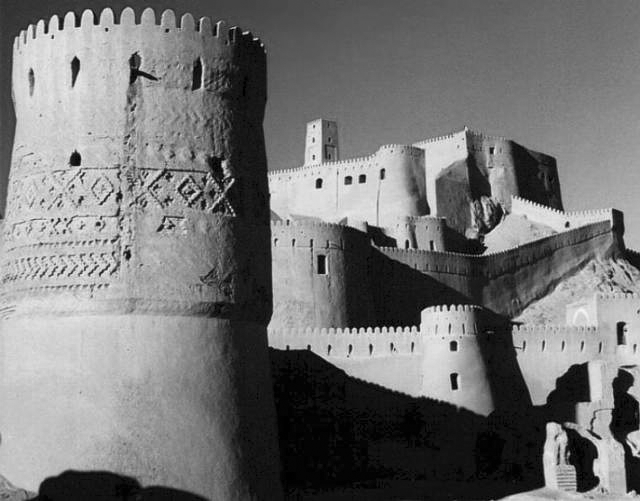
#> input picture W6L4/images/Arge_Bam3_bw.bmp, 640 x 501 px
$ jupyter execute fft1.ipynb
#> lines starting #> are read from the running program, lines starting #| are printed output that depends on the picture
# FFT Example 1

[cell 1]
import numpy as np
import cv2
from matplotlib import pyplot as plt

[cell 2]
img = cv2.imread('images/Arge_Bam3_bw.bmp', 0)
#> img is the input picture: shape (501, 640); min 0, max 249, mean 117.2

dft = cv2.dft(np.float32(img), flags=cv2.DFT_COMPLEX_OUTPUT)

# Move the origin from top left to corner
dft_shift = np.fft.fftshift(dft)

print(dft_shift.shape)
#| (501, 640, 2)

magnitude_spectrum = 20 * np.log(cv2.magnitude(dft_shift[:, :, 0], dft_shift[:, :, 1]))
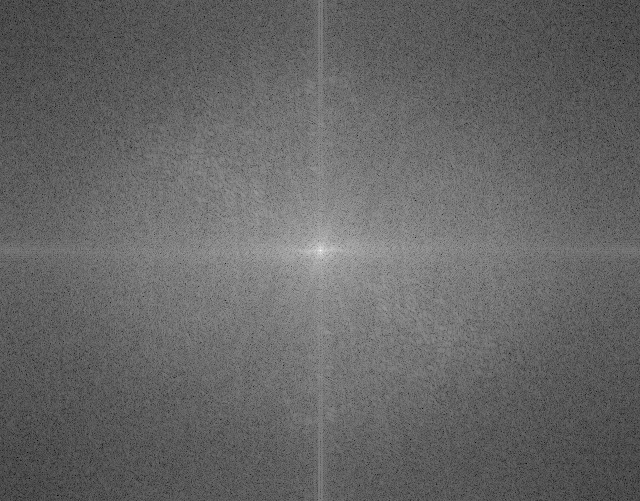
#> magnitude_spectrum: shape (501, 640) float32; min 30.23, max 348.8, mean 157.9; drawn with min black and max white

plt.subplot(121),plt.imshow(img, cmap = 'gray')
plt.title('Input Image'), plt.xticks([]), plt.yticks([])
plt.subplot(122),plt.imshow(magnitude_spectrum, cmap = 'gray')
plt.title('Magnitude Spectrum'), plt.xticks([]), plt.yticks([])
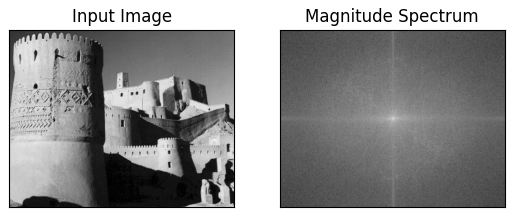
#> figure drawn by matplotlib, 2 panels

[cell 3]
img = cv2.imread('images/Arge_Bam3_bw.bmp', 0)

f = np.fft.fft2(img)

# Move the origin from top left to corner
fshift = np.fft.fftshift(f)

print(fshift.shape)
#| (501, 640)

magnitude_spectrum = 20 * np.log(np.abs(fshift))

plt.subplot(121),plt.imshow(img, cmap = 'gray')
plt.title('Input Image'), plt.xticks([]), plt.yticks([])
plt.subplot(122),plt.imshow(magnitude_spectrum, cmap = 'gray')
plt.title('Magnitude Spectrum'), plt.xticks([]), plt.yticks([])
plt.show()

[cell 4]
phas = np.angle(fshift)
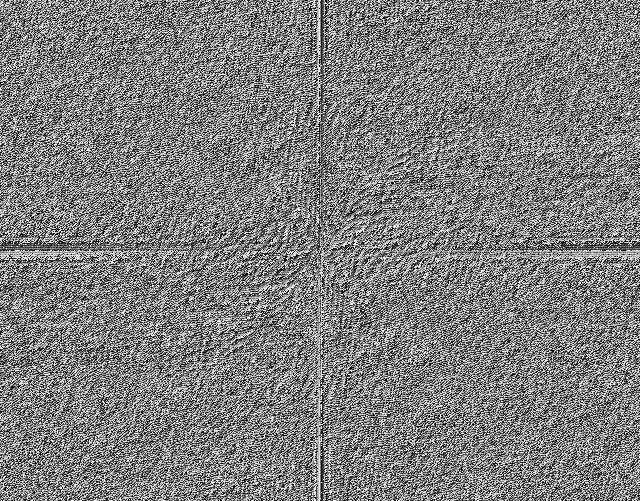
#> phas: shape (501, 640) float64; min -3.14, max 3.14, mean -9.8e-06; drawn with min black and max white

[cell 5]
plt.subplot(121),plt.imshow(img, cmap = 'gray')
plt.title('Input Image'), plt.xticks([]), plt.yticks([])
plt.subplot(122),plt.imshow(phas, cmap = 'gray')
plt.title('Phase'), plt.xticks([]), plt.yticks([])
plt.show()
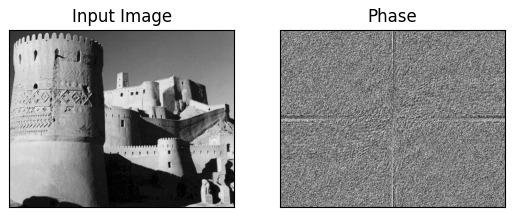
#> figure drawn by matplotlib, 2 panels

$ run again, with W6L4/images/cat.bmp copied over W6L4/images/Arge_Bam3_bw.bmp
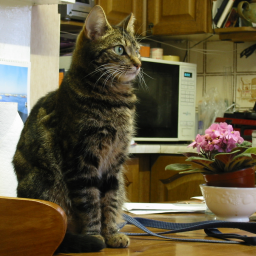
#> input picture W6L4/images/cat.bmp, 256 x 256 px
#| (256, 256, 2)
#> `magnitude_spectrum = 20 * np.log(cv2.magnitude(dft_shift[:, :, 0], dft..`:
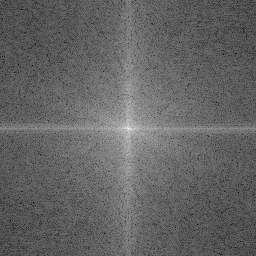
#> magnitude_spectrum: shape (256, 256) float32; min 45.58, max 311.8, mean 150.4; drawn with min black and max white
#| (256, 256)
#> `phas = np.angle(fshift)`:
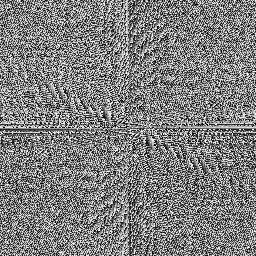
#> phas: shape (256, 256) float64; min -3.14, max 3.14, mean 2.02e-17; drawn with min black and max white

$ run again, with W6L4/images/wm74_2.bmp copied over W6L4/images/Arge_Bam3_bw.bmp
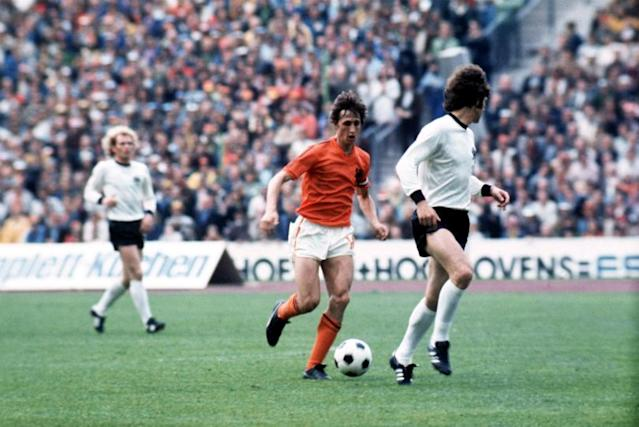
#> input picture W6L4/images/wm74_2.bmp, 639 x 427 px
#| (427, 639, 2)
#> `magnitude_spectrum = 20 * np.log(cv2.magnitude(dft_shift[:, :, 0], dft..`:
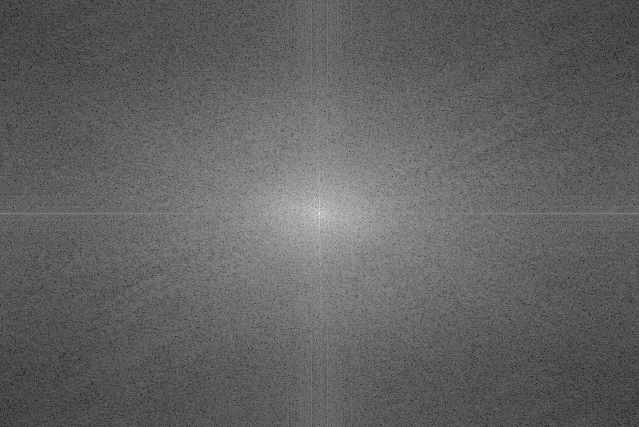
#> magnitude_spectrum: shape (427, 639) float32; min 19.55, max 348.9, mean 146.5; drawn with min black and max white
#| (427, 639)
#> `phas = np.angle(fshift)`:
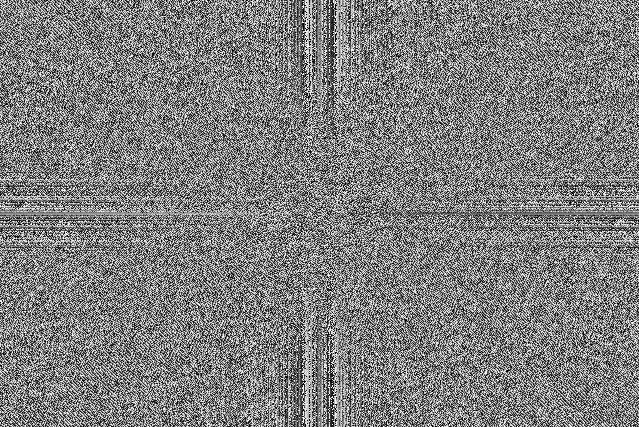
#> phas: shape (427, 639) float64; min -3.14, max 3.14, mean -2.79e-18; drawn with min black and max white
